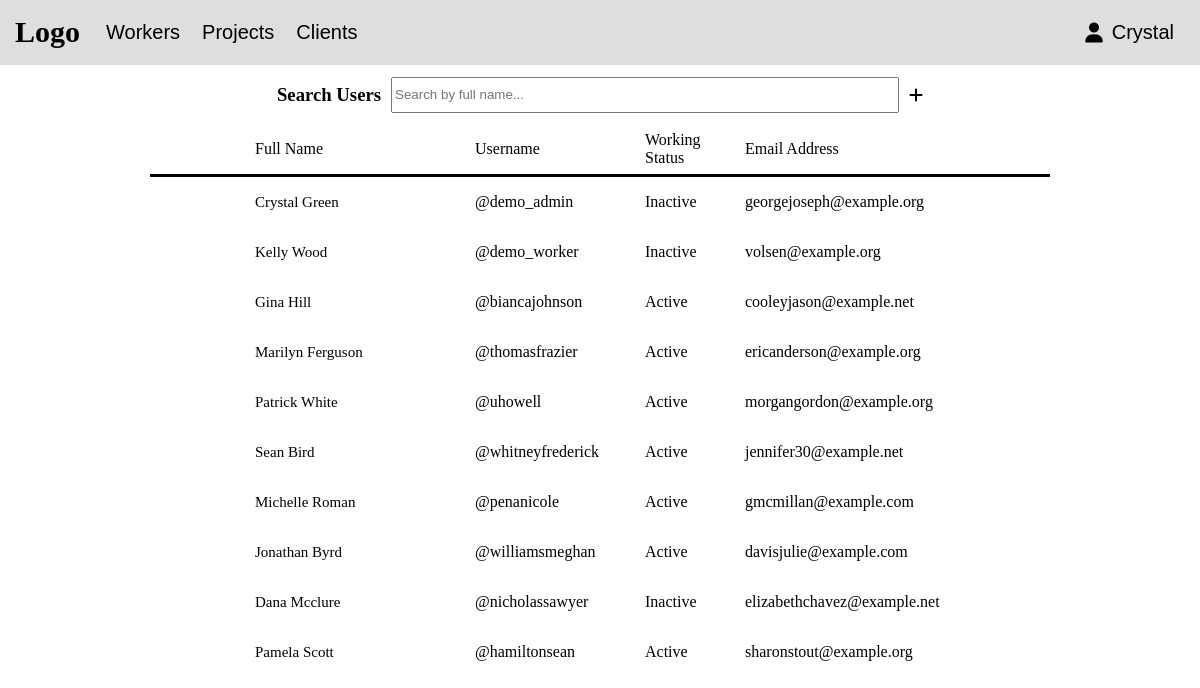
The app's page /admin/users (signed in) with its own data.
### user.py (models this page shows, shortened)
class User(Base, UserMixin):
    __tablename__ = "user_table"
    __table_args__ = (UniqueConstraint("username"),)
    id = Column(Integer, primary_key=True)
    username = Column("username", String, nullable=False)
    password = Column(String)
    first_name = Column(String, nullable=False)
    last_name = Column(String, nullable=False)
    email_address = Column(String, nullable=False)
    is_admin = Column(Boolean, nullable=False)
    is_working = Column(Boolean, nullable=False)
    def to_dict_without_password(self):
        return {"id": self.id, "username": self.username,
                "first_name": self.first_name,
                "last_name": self.last_name,
                "email_address": self.email_address,
                "is_working": self.is_working}

### admin_blueprint.py (the view)
@admin_blueprint.route("/users")
@login_required
def show_users():
    if not current_user.is_admin:
        return "Access denied. You are not an admin."
    session = Session()
    users = session.query(User).all()
    user_objects = [user.to_dict_without_password() for user in users]
    return render_template("check_users2.html", users=user_objects)

### app.py (called while the page is built)
@login_manager.user_loader
def load_user(user_id):
    session = Session()
    user = session.query(User).filter(User.id == int(user_id)).first()
    session.close()
    return user

### templates/check_users2.html (shortened to what this page needs)
{% extends "admin_base.html" %}
{% block stylesheet %}<link rel="stylesheet" href="{{ url_for('static', filename='styles/stylesheet3.css') }}">{% endblock %}
{% block body %}
    <div id="main">
        <div id="page-title-with-search-bar">
            <h3>Search Users</h3>
            <input type="text" id="search-input" placeholder="Search by full name...">
            <i class="fa-solid fa-plus"></i>
        </div>
        <div style="width:900px;height:50px;display:flex;justify-content: center;align-items:center;gap:20px;border-bottom:solid;"><span style="width:200px;">Full Name</span><span style="width:150px;">Username</span><span style="width:80px;">Working Status</span><span style="width:200px;">Email Address</span></div>
        <div id="user-boxes-container" style="display:flex;flex-direction:column; align-items:center">
            {% for user in users %}
                <div class="user-box" style="width:900px;height:50px;display:flex;justify-content: center;align-items:center;gap:20px;">
                    <span style="font-size: 15px;width:200px;">{{ user["first_name"] }} {{user["last_name"]}}</span><span style="width:150px;">@{{ user["username"] }}</span><span style="width:80px;">{{ "Active" if user["is_working"] else "Inactive"}}</span><span style="width:200px;">{{ user["email_address"] }}</span>
                </div>
            {% endfor %}
        </div>
    </div>
{% endblock %}

### templates/admin_base.html (shortened to what this page needs)
{% extends "base.html" %}
{% block header_left %}
    <div class="dropdown">
        <button class="dropdown-button">Workers</button>
    </div>
    <div class="dropdown">
        <button class="dropdown-button">Projects</button>
    </div>
    <div class="dropdown">
        <button class="dropdown-button">Clients</button>
    </div>
{% endblock %}

### templates/base.html (shortened to what this page needs)
<!DOCTYPE html>
<html lang="en">
<head>
    {% block stylesheet %}{% endblock %}
</head>
<body>
    <header>
        <a href="{{ url_for('index') }}" class="link-without-decoration"><div id="logo">Logo</div></a>
        <div id="nav-var">
            <div class="header-end" id="header-left-end">
                {% block header_left %}{% endblock %}
            </div>
            <div class="header-end" id="header-right-end">
                <div class="dropdown">
                    <div style="display: flex; align-items: center; gap: 3px; padding: 5px;">
                        <i class="fa-solid fa-user fa-lg"></i>
                        <button class="dropdown-button">{{ current_user.first_name }}</button>
                    </div>
                </div>
            </div>
        </div>
    </header>
    {% block body %}{% endblock %}
</body>
</html>

### static/styles/stylesheet3.css (style rules this page uses)
#main { display: flex; flex-direction: column; justify-content: center; align-items: center; }
#search-input { width: 500px; height: 30px; }

### records on screen
User: first_name "Crystal", last_name "Green", username "demo_admin", is_working "Inactive", email_address "georgejoseph@example.org"
User: first_name "Kelly", last_name "Wood", username "demo_worker", is_working "Inactive", email_address "volsen@example.org"
User: first_name "Gina", last_name "Hill", username "biancajohnson", is_working "Active", email_address "cooleyjason@example.net"
User: first_name "Marilyn", last_name "Ferguson", username "thomasfrazier", is_working "Active", email_address "ericanderson@example.org"
User: first_name "Patrick", last_name "White", username "uhowell", is_working "Active", email_address "morgangordon@example.org"
User: first_name "Sean", last_name "Bird", username "whitneyfrederick", is_working "Active", email_address "jennifer30@example.net"
User: first_name "Michelle", last_name "Roman", username "penanicole", is_working "Active", email_address "gmcmillan@example.com"
User: first_name "Jonathan", last_name "Byrd", username "williamsmeghan", is_working "Active", email_address "davisjulie@example.com"
User: first_name "Dana", last_name "Mcclure", username "nicholassawyer", is_working "Inactive", email_address "elizabethchavez@example.net"
User: first_name "Pamela", last_name "Scott", username "hamiltonsean", is_working "Active", email_address "sharonstout@example.org"
